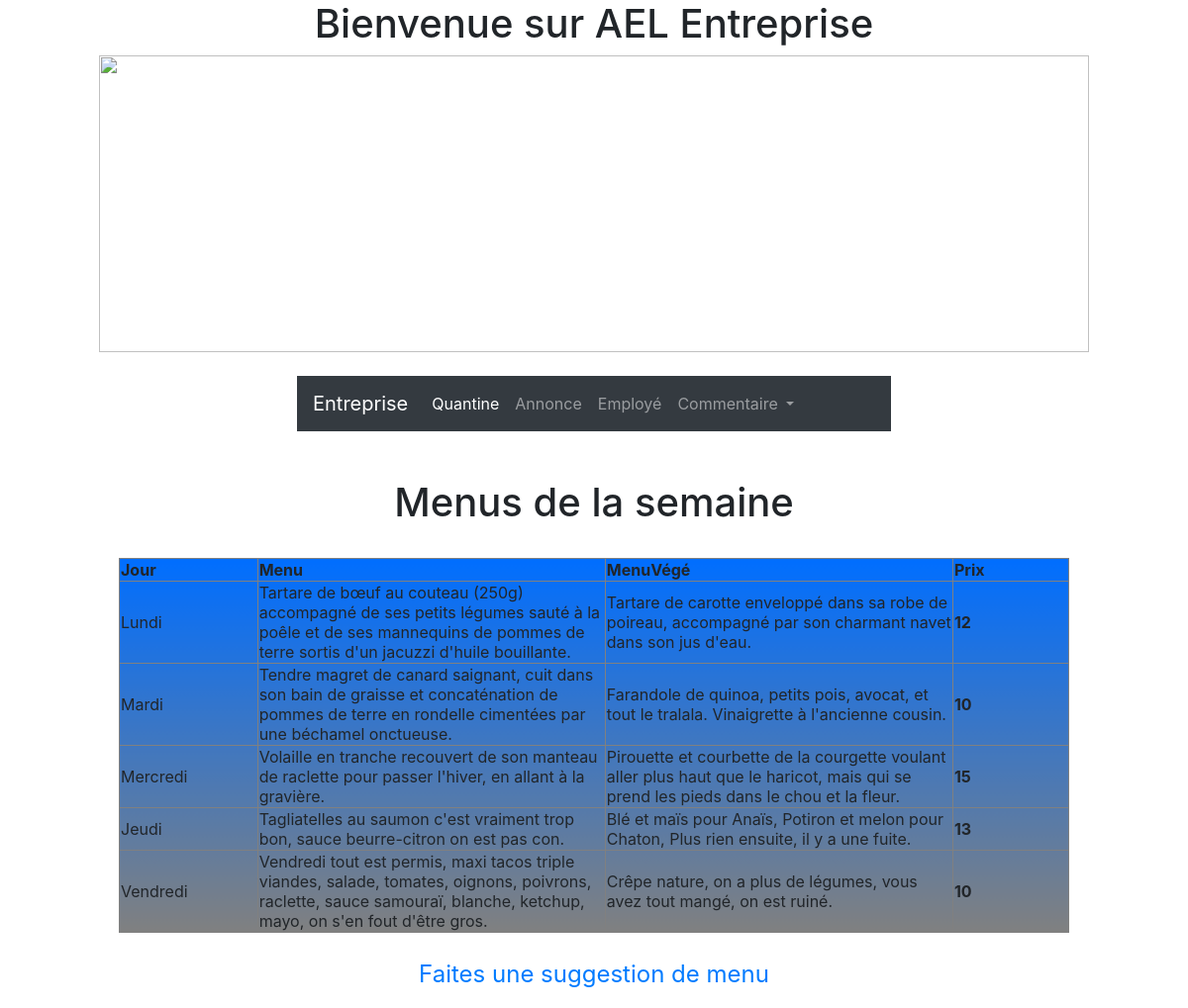
/cantine.php, run on the app's committed database.
### tables this page shows
CREATE TABLE IF NOT EXISTS `cantine` (
  `ID` int(11) NOT NULL AUTO_INCREMENT,
  `Jour` varchar(10) NOT NULL,
  `Menu` text NOT NULL,
  `MenuVégé` text NOT NULL,
  `Prix` int(11) NOT NULL,
  PRIMARY KEY (`ID`)
);

### cantine.php (the view)
<body>
<?php
include("menu.php");
try {
    $bd = new PDO("mysql:host=localhost;dbname=entreprise;charset=utf8", "root", "");
} catch (Exception $e) {
    die("Erreur de votre faute".$e->getMessage());
}
    $result = $bd->query("SELECT * FROM cantine");
?>
<div class="ouf">
<br/>
<br/>
<h1 class="center">Menus de la semaine</h1>
<br/>
<table class="menu" border="1" style="margin: auto;width: 80%;background-image: linear-gradient(rgb(0, 110, 255), gray)">
    <tr>
        <th style="width: 5%;">Jour</th>
        <th style="width: 15%;">Menu</th>
        <th style="width: 15%;">MenuVégé</th>
        <th style="width: 5%;">Prix</th>
    </tr>
    <?php
        while ($recup = $result->fetch()) {
            echo "<tr><td>".$recup['Jour']."</td><td>".$recup['Menu']."</td><td>".$recup['MenuVégé']
            ."</td><td><strong>".$recup['Prix']."</strong></td></td>";
        }
    ?>
</table>
<br/>
<p style="text-align: center;font-size: x-large;"><a href="suggestion.php" title="Balance tes menus #onestgros">Faites une suggestion de menu</a></p>
</div>
</body>

### style.css (style rules this page uses)
.center { text-align: center; }

### data on the page
cantine: Jour "Lundi", Menu "Tartare de bœuf au couteau (250g) accompagné de ses petits légumes sauté à la poêle et de ses mannequins de pommes de terre sortis d'un jacuzzi d'huile bouillante.", MenuVégé "Tartare de carotte enveloppé dans sa robe de poireau, accompagné par son charmant navet dans son jus d'eau.", Prix "12"
cantine: Jour "Mardi", Menu "Tendre magret de canard saignant, cuit dans son bain de graisse et concaténation de pommes de terre en rondelle cimentées par une béchamel onctueuse.", MenuVégé "Farandole de quinoa, petits pois, avocat, et tout le tralala. Vinaigrette à l'ancienne cousin.", Prix "10"
cantine: Jour "Mercredi", Menu "Volaille en tranche recouvert de son manteau de raclette pour passer l'hiver, en allant à la gravière.", MenuVégé "Pirouette et courbette de la courgette voulant aller plus haut que le haricot, mais qui se prend les pieds dans le chou et la fleur.", Prix "15"
cantine: Jour "Jeudi", Menu "Tagliatelles au saumon c'est vraiment trop bon, sauce beurre-citron on est pas con.", MenuVégé "Blé et maïs pour Anaïs, Potiron et melon pour Chaton, Plus rien ensuite, il y a une fuite.", Prix "13"
cantine: Jour "Vendredi", Menu "Vendredi tout est permis, maxi tacos triple viandes, salade, tomates, oignons, poivrons, raclette, sauce samouraï, blanche, ketchup, mayo, on s'en fout d'être gros.", MenuVégé "Crêpe nature, on a plus de légumes, vous avez tout mangé, on est ruiné.", Prix "10"
